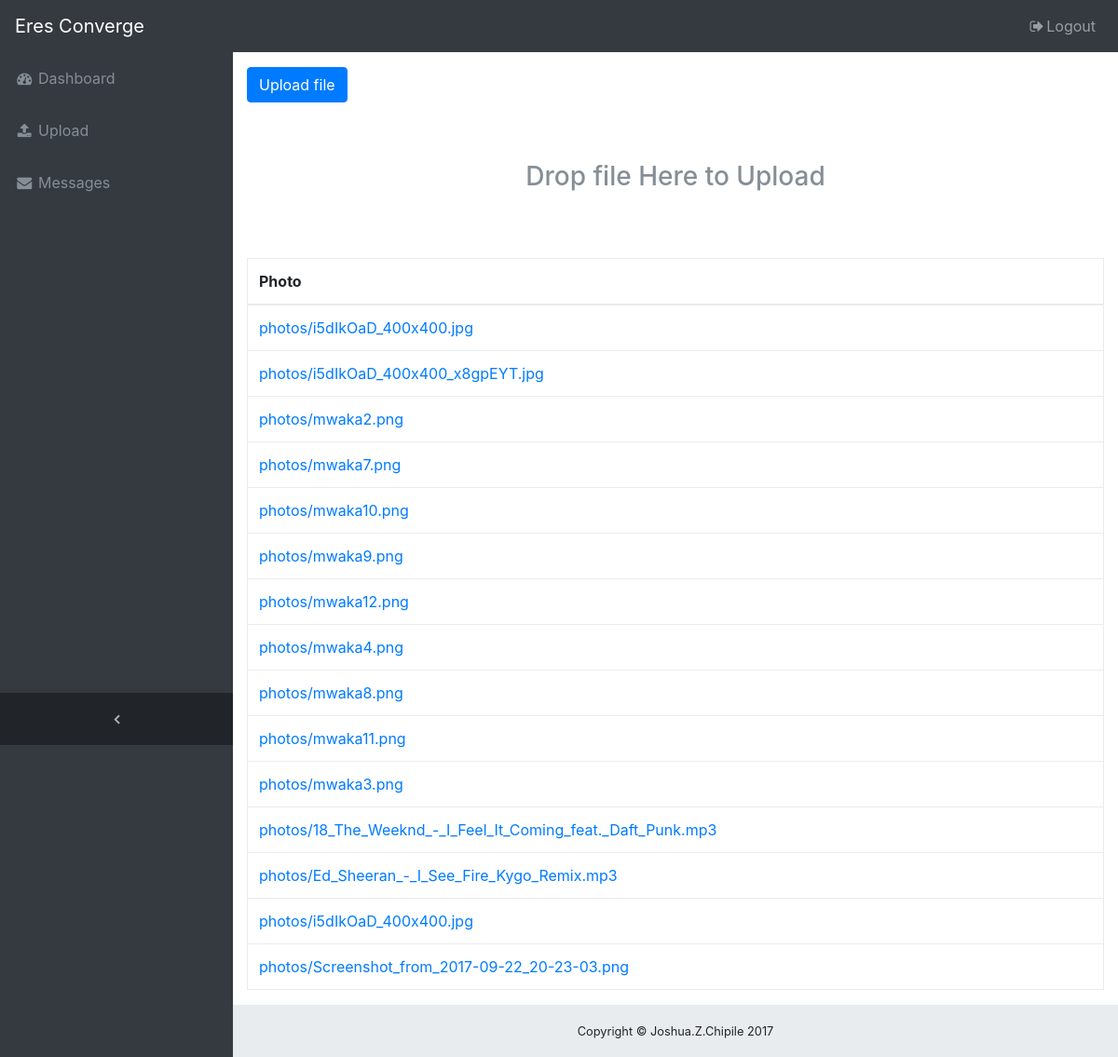
Page /upload/ on the committed database.
### eresapp/models.py (models this page shows)
class Photo(models.Model):
    title = models.CharField(max_length=255, blank=True)
    file = models.FileField(upload_to='photos/')
    uploaded_at = models.DateTimeField(auto_now_add=True)

### eresapp/views.py (the view, shortened to what this page needs)
# urls.py: url(r'^upload/$', views.UploadView.as_view(), name='upload'),
class UploadView(View):
    def get(self, request):
        photos_list = Photo.objects.all()
        return render(self.request, 'site/uploads.html', {'photos': photos_list})

### eresapp/templates/site/uploads.html (shortened to what this page needs)
{% extends 'site/base3.html' %}
{% block content %}
<button type="button" class="btn btn-primary js-upload-photos">
  Upload file
</button>
<div class="well text-muted text-center" style="padding-top: 4rem; padding-bottom: 4rem;">
  <h3>Drop file Here to Upload</h3>
</div>
<table id="gallery" class="table table-bordered">
  <thead>
    <tr>
      <th>Photo</th>
    </tr>
  </thead>
  <tbody>
    {% for photo in photos %}
      <tr>
        <td><a href="{{ photo.file.url }}">{{ photo.file.name }}</a></td>
      </tr>
    {% endfor %}
  </tbody>
</table>
{% endblock  %}

### eresapp/static/css/sb-admin.css (style rules this page uses)
html { position: relative; min-height: 100%; }
body { overflow-x: hidden; }
body.sticky-footer { margin-bottom: 56px; }
body.fixed-nav { padding-top: 56px; }

### rows in the picture
Photo: file.name "photos/i5dIkOaD_400x400.jpg"
Photo: file.name "photos/i5dIkOaD_400x400_x8gpEYT.jpg"
Photo: file.name "photos/mwaka2.png"
Photo: file.name "photos/mwaka7.png"
Photo: file.name "photos/mwaka10.png"
Photo: file.name "photos/mwaka9.png"
Photo: file.name "photos/mwaka12.png"
Photo: file.name "photos/mwaka4.png"
Photo: file.name "photos/mwaka8.png"
Photo: file.name "photos/mwaka11.png"
Photo: file.name "photos/mwaka3.png"
Photo: file.name "photos/18_The_Weeknd_-_I_Feel_It_Coming_feat._Daft_Punk.mp3"
Photo: file.name "photos/Ed_Sheeran_-_I_See_Fire_Kygo_Remix.mp3"
Photo: file.name "photos/i5dIkOaD_400x400.jpg"
Photo: file.name "photos/Screenshot_from_2017-09-22_20-23-03.png"
